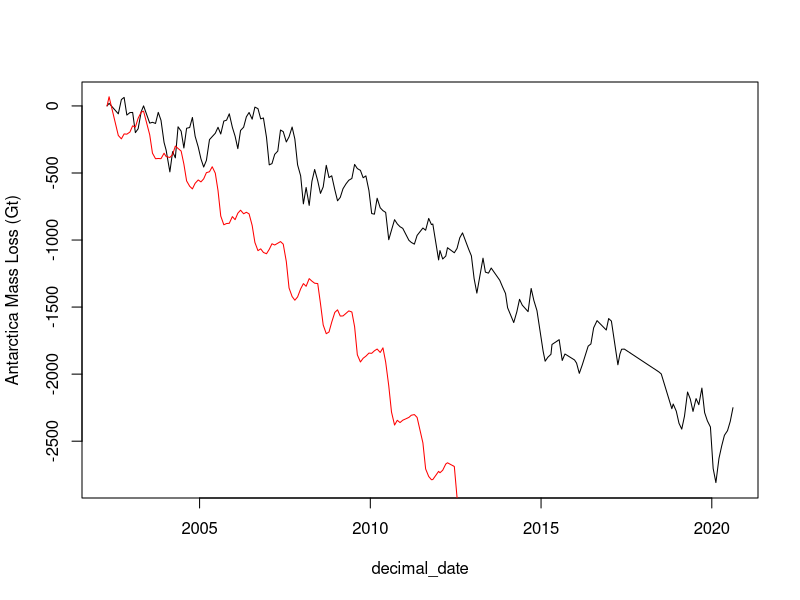
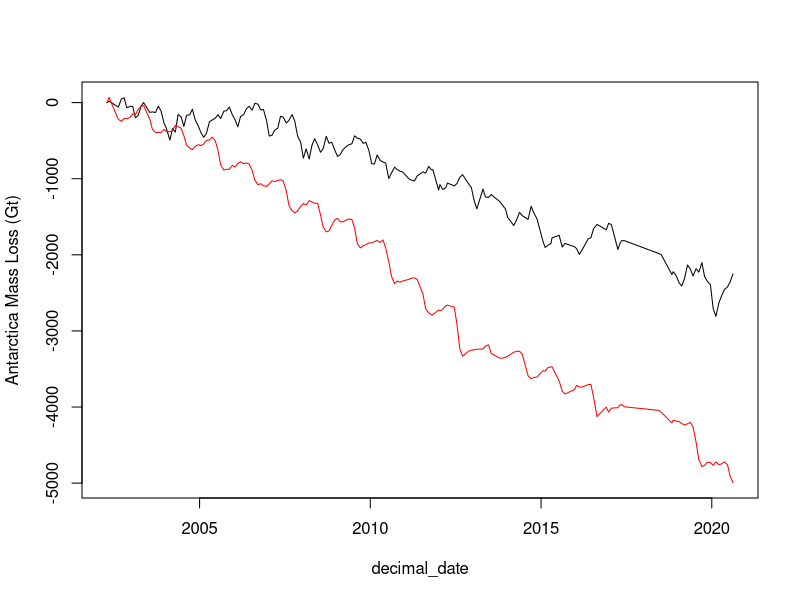
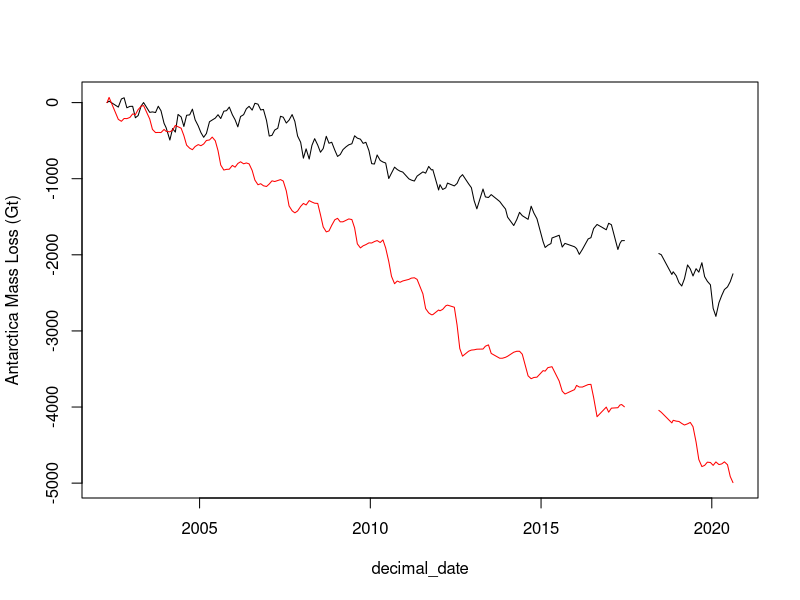
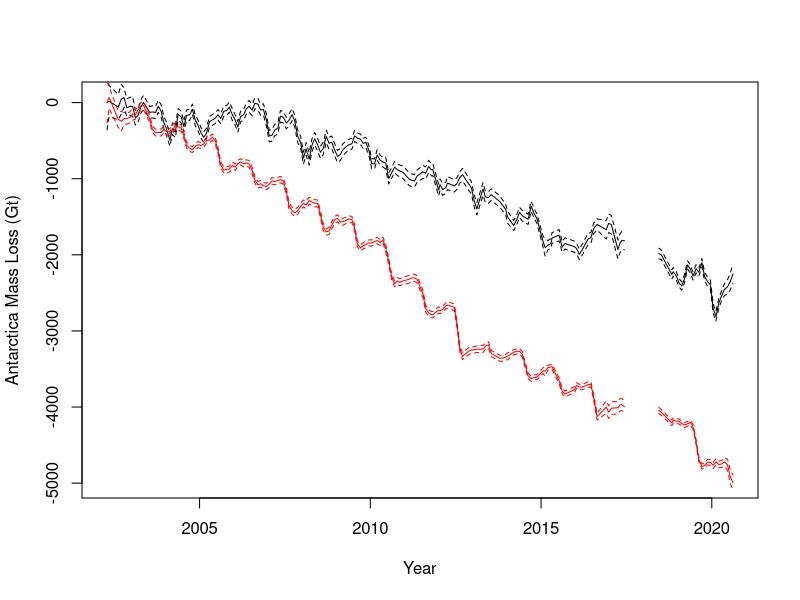
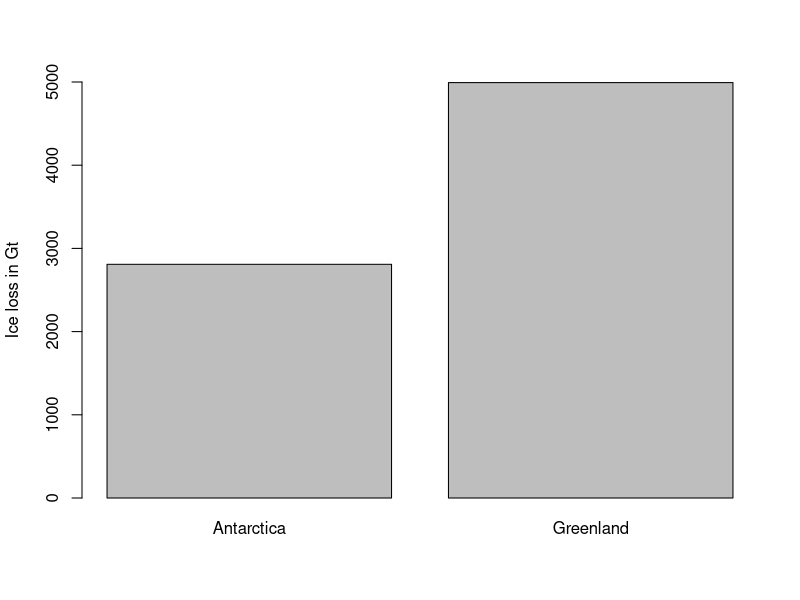
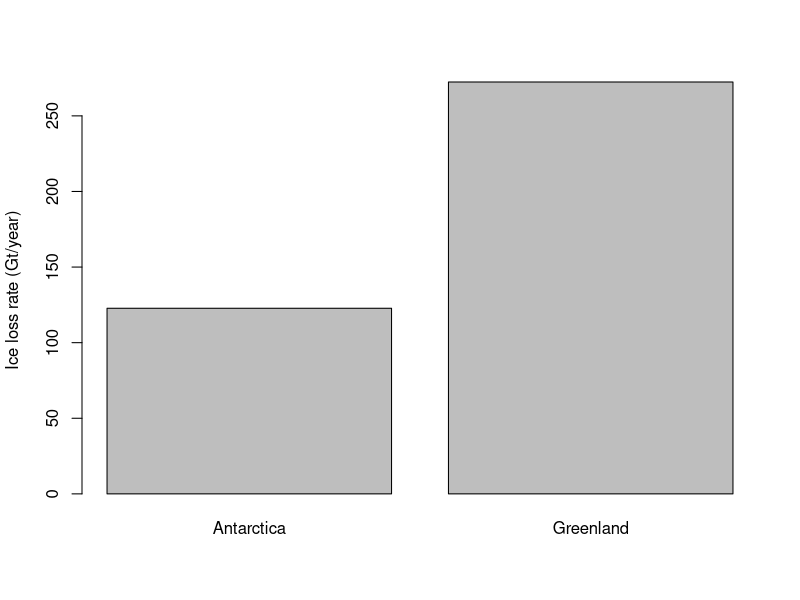
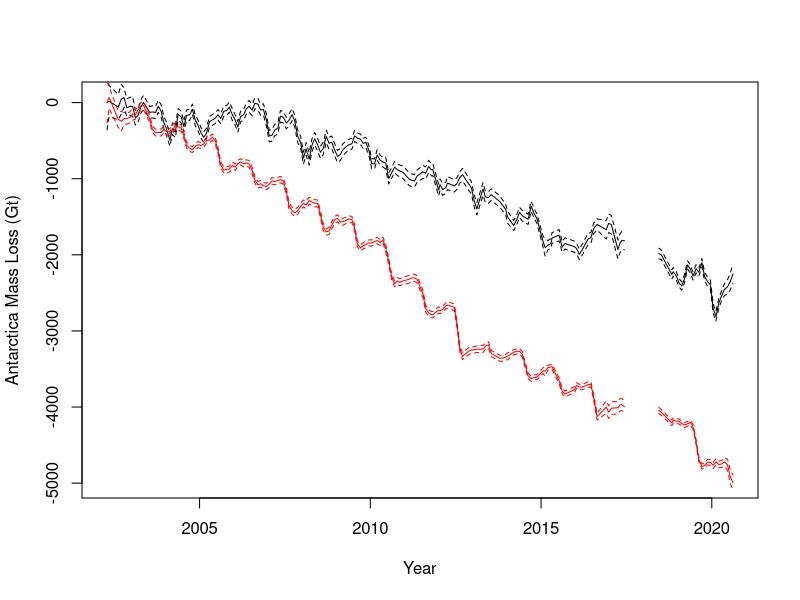
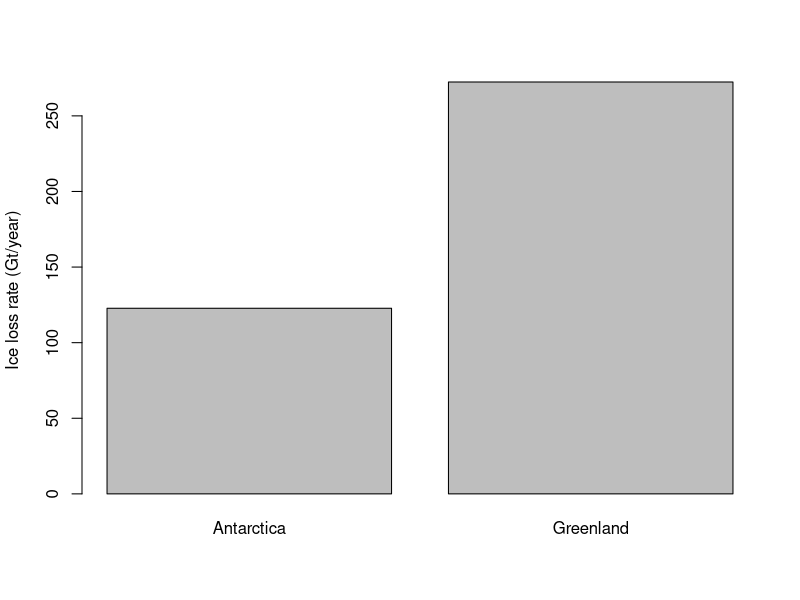

Recreate these plots in R, in order.
## ---- chunk 1
knitr::opts_chunk$set(fig.width=6, fig.asp = 0.618) 
## ---- chunk 2
ant_ice_loss = read.table("data/antarctica_mass_200204_202008.txt", skip=31, sep="", header = FALSE, col.names = c("decimal_date", "mass_Gt", "sigma_Gt")) # Antarctica ice mass loss
grn_ice_loss = read.table("data/greenland_mass_200204_202008.txt", skip=31, sep="", header = FALSE, col.names = c("decimal_date", "mass_Gt", "sigma_Gt")) # Greenland ice mass loss
head(ant_ice_loss)
head(grn_ice_loss)
dim(ant_ice_loss)
summary(ant_ice_loss)

plot(mass_Gt ~ decimal_date, data=ant_ice_loss, ylab="Antarctica Mass Loss (Gt)", type='l') +
lines(mass_Gt ~ decimal_date, data=grn_ice_loss,type='l', col='red') 
## ---- chunk 3
plot(mass_Gt ~ decimal_date, data=ant_ice_loss, ylab="Antarctica Mass Loss (Gt)", type='l', ylim=range(grn_ice_loss$mass_Gt)) +
lines(mass_Gt ~ decimal_date, data=grn_ice_loss, type='l', col='red') 
## ---- chunk 4
#Create data.frame with an NA between the GRACE missions. Column names must match so it will merge with ant and grn data
data_break = data.frame(decimal_date=2018.0, mass_Gt=NA, sigma_Gt=NA)
data_break

#Add NA data point to the Antarctica ice trends data frame
ant_ice_loss_with_NA = rbind(ant_ice_loss, data_break) # Merge ant_ice_loss data frame with our NA point
tail(ant_ice_loss_with_NA) # Our NA value in 2018 is now the last row of our data frame
ant_ice_loss_with_NA = ant_ice_loss_with_NA[order(ant_ice_loss_with_NA$decimal_date),] # Reorder the data frame, sorting by date

#Repeat with Greenland data.frame
grn_ice_loss_with_NA = rbind(grn_ice_loss, data_break) # Merge ant_ice_loss data frame with our NA point
grn_ice_loss_with_NA = grn_ice_loss_with_NA[order(grn_ice_loss_with_NA$decimal_date),]

plot(mass_Gt ~ decimal_date, data=ant_ice_loss_with_NA, ylab="Antarctica Mass Loss (Gt)", type='l', ylim=range(grn_ice_loss_with_NA$mass_Gt, na.rm=TRUE)) +
lines(mass_Gt ~ decimal_date, data=grn_ice_loss_with_NA, type='l', col='red') 
## ---- chunk 5
head(ant_ice_loss_with_NA)
plot(mass_Gt ~ decimal_date, data=ant_ice_loss_with_NA, ylab="Antarctica Mass Loss (Gt)", xlab="Year", type='l', ylim=range(grn_ice_loss_with_NA$mass_Gt, na.rm=TRUE)) +
lines((mass_Gt+2*sigma_Gt) ~ decimal_date, data=ant_ice_loss_with_NA, type='l', lty='dashed') +
lines((mass_Gt-2*sigma_Gt) ~ decimal_date, data=ant_ice_loss_with_NA, type='l', lty='dashed') +
lines(mass_Gt ~ decimal_date, data=grn_ice_loss_with_NA, type='l', col='red') +
lines((mass_Gt+2*sigma_Gt) ~ decimal_date, data=grn_ice_loss_with_NA, type='l', lty='dashed', col="red") +
lines((mass_Gt-2*sigma_Gt) ~ decimal_date, data=grn_ice_loss_with_NA, type='l', lty='dashed', col="red") 
## ---- chunk 6
pdf('figures/ice_mass_trends.pdf', width=7, height=5)
plot(mass_Gt ~ decimal_date, data=ant_ice_loss_with_NA, ylab="Antarctica Mass Loss (Gt)", xlab="Year", type='l', ylim=range(grn_ice_loss_with_NA$mass_Gt, na.rm=TRUE)) +
lines((mass_Gt+2*sigma_Gt) ~ decimal_date, data=ant_ice_loss_with_NA, type='l', lty='dashed') +
lines((mass_Gt-2*sigma_Gt) ~ decimal_date, data=ant_ice_loss_with_NA, type='l', lty='dashed') +
lines(mass_Gt ~ decimal_date, data=grn_ice_loss_with_NA, type='l', col='red') +
lines((mass_Gt+2*sigma_Gt) ~ decimal_date, data=grn_ice_loss_with_NA, type='l', lty='dashed', col="red") +
lines((mass_Gt-2*sigma_Gt) ~ decimal_date, data=grn_ice_loss_with_NA, type='l', lty='dashed', col="red") 
dev.off()
## ---- chunk 7
barplot(height=c(min(ant_ice_loss$mass_Gt)*(-1), min(grn_ice_loss$mass_Gt)*(-1)), names.arg=c("Antarctica","Greenland"), ylim=c(0,5000), ylab="Ice loss in Gt")
## ---- chunk 8
# Calculate ice loss rate (Gt / year) for Antarctica:
n_rows_ant = dim(ant_ice_loss)[1]
ant_loss_rate_Gt_per_yr = -1*(ant_ice_loss$mass_Gt[n_rows_ant] - ant_ice_loss$mass_Gt[1]) / (ant_ice_loss$decimal_date[n_rows_ant] - ant_ice_loss$decimal_date[1])

# Calculate ice loss rate (Gt / year) for Greenland:
n_rows_grn = dim(grn_ice_loss)[1]
grn_loss_rate_Gt_per_yr = -1*(grn_ice_loss$mass_Gt[n_rows_grn] - grn_ice_loss$mass_Gt[1]) / (grn_ice_loss$decimal_date[n_rows_grn] - grn_ice_loss$decimal_date[1])

# Plot ice loss rates in a bar graph:
barplot(height=c(ant_loss_rate_Gt_per_yr, grn_loss_rate_Gt_per_yr), names.arg=c("Antarctica","Greenland"), ylab="Ice loss rate (Gt/year)")

## ---- chunk 9
pdf('figures/ice_loss_rate.pdf', width=5, height=5)
barplot(height=c(ant_loss_rate_Gt_per_yr, grn_loss_rate_Gt_per_yr), names.arg=c("Antarctica","Greenland"), ylab="Ice loss rate (Gt/year)")
dev.off()

